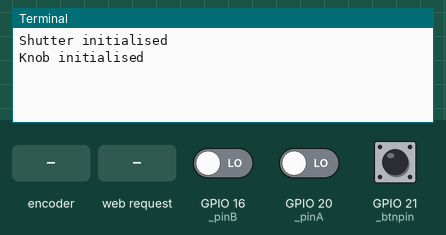
Simulated run of this program. Board: Raspberry Pi (BCM pin numbers). Parts: the last lines printed to the terminal. The test bench sets the inputs (shaded band); at power-on: GPIO 16 (_pinB) LOW, GPIO 20 (_pinA) LOW, GPIO 21 (_btnpin) LOW. The camera gives no picture and a still takes 0.5 s; the clock reads 2024-03-15 10:24:30 at power-on unless the program sets it.

Above: at 1.2 s.
1.3 s: rotary encoder on GPIO 20 (_pinA) / GPIO 16 (_pinB) turned 1 step (first pin leading)
At 2.2 s:
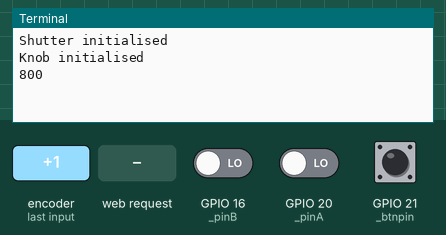
3.0 s: HTTP request for / received
At 4.1 s:
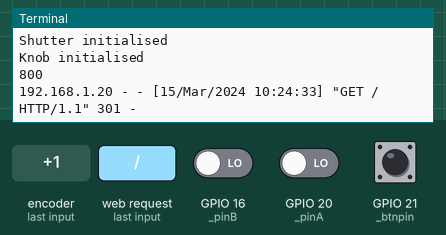
4.5 s: HTTP request for /index.html received
At 5.2 s:
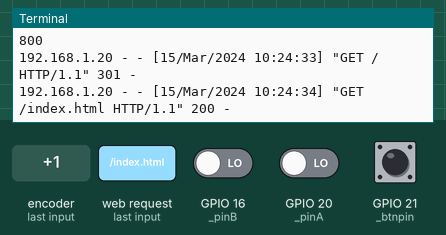
6.0 s: HTTP request for /stream.mjpg received
At 6.3 s:
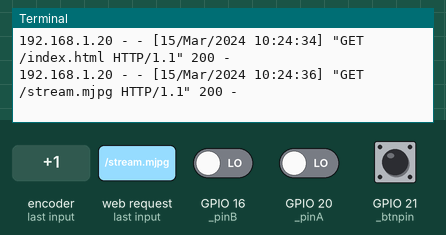
7.5 s: rotary encoder on GPIO 20 (_pinA) / GPIO 16 (_pinB) turned 1 step (first pin leading)
At 8.1 s:
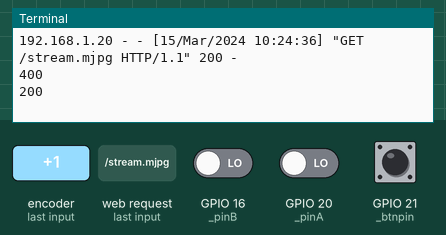

The program:

app.py
```python
import picamera

import globals
import camserver
import hardware_input

globals.init()


hardware_input.init()

globals.camera = picamera.PiCamera(resolution='480x320', framerate=24)

globals.output = camserver.StreamingOutput()

globals.camera.start_recording(globals.output, format='mjpeg')
try:
    server = camserver.StreamingServer(('', 8000), camserver.StreamingHandler)
    server.serve_forever()
finally:
    globals.camera.stop_recording()
```

globals.py
```python
def init():
    global page
    global output
    global camera
```

camserver.py
```python
# Web streaming example
# Source code from the official PiCamera package
# http://picamera.readthedocs.io/en/latest/recipes2.html#web-streaming

import io
import picamera
import logging
import socketserver
from threading import Condition
from http import server

import globals


with open('index.html') as html_file:
    globals.page = html_file.read().replace('\n',' ')


class StreamingOutput(object):
    def __init__(self):
        self.frame = None
        self.buffer = io.BytesIO()
        self.condition = Condition()

    def write(self, buf):
        if buf.startswith(b'\xff\xd8'):
            # New frame, copy the existing buffer's content and notify all
            # clients it's available
            self.buffer.truncate()
            with self.condition:
                self.frame = self.buffer.getvalue()
                self.condition.notify_all()
            self.buffer.seek(0)
        return self.buffer.write(buf)

class StreamingHandler(server.BaseHTTPRequestHandler):
    def do_GET(self):
        if self.path == '/':
            self.send_response(301)
            self.send_header('Location', '/index.html')
            self.end_headers()
        elif self.path == '/index.html':
            content = globals.page.encode('utf-8')
            self.send_response(200)
            self.send_header('Content-Type', 'text/html')
            self.send_header('Content-Length', len(content))
            self.end_headers()
            self.wfile.write(content)
        elif self.path == '/stream.mjpg':
            self.send_response(200)
            self.send_header('Age', 0)
            self.send_header('Cache-Control', 'no-cache, private')
            self.send_header('Pragma', 'no-cache')
            self.send_header('Content-Type', 'multipart/x-mixed-replace; boundary=FRAME')
            self.end_headers()
            try:
                while True:
                    with globals.output.condition:
                        globals.output.condition.wait()
                        frame = globals.output.frame
                    self.wfile.write(b'--FRAME\r\n')
                    self.send_header('Content-Type', 'image/jpeg')
                    self.send_header('Content-Length', len(frame))
                    self.end_headers()
                    self.wfile.write(frame)
                    self.wfile.write(b'\r\n')
            except Exception as e:
                logging.warning(
                    'Removed streaming client %s: %s',
                    self.client_address, str(e))
        else:
            self.send_error(404)
            self.end_headers()

class StreamingServer(socketserver.ThreadingMixIn, server.HTTPServer):
    allow_reuse_address = True
    daemon_threads = True
```

hardware_input.py
```python
import RPi.GPIO as GPIO
import globals
import shutter
import knob

def init():
    GPIO.setmode(GPIO.BCM)

    shutter.init()
    knob.init()
```

shutter.py
```python
import RPi.GPIO as GPIO
import globals
import time

_btnpin = 21

def btn_pressed(pin):
    if(GPIO.input(pin) == False):
        name = ('output/'+str(int(time.time()))+'.jpg')
        globals.camera.stop_recording()
        globals.camera.resolution = (2592, 1944)
        globals.camera.capture(name)
        globals.camera.resolution = (480, 320)
        globals.camera.start_recording(globals.output, format='mjpeg')
        print('captured', name)

def init():
    GPIO.setup(_btnpin, GPIO.IN, pull_up_down=GPIO.PUD_DOWN)
    GPIO.add_event_detect(_btnpin, GPIO.RISING, callback=btn_pressed, bouncetime=30)
    print("Shutter initialised")
```

knob.py
```python
import RPi.GPIO as GPIO
import globals

_pinA = 20
_pinB = 16

counter = 0

valid_isos = [100, 200, 400, 800]

def handle_knob(pin):
    global counter

    _stateA = GPIO.input(_pinA)
    _stateB = GPIO.input(_pinB)

    counter += 1 if _stateA == _stateB else -1

    globals.camera.iso = valid_isos[counter%len(valid_isos)]
    print(globals.camera.iso)


def init():
    GPIO.setup(_pinA, GPIO.IN, pull_up_down=GPIO.PUD_DOWN)
    GPIO.setup(_pinB, GPIO.IN, pull_up_down=GPIO.PUD_DOWN)

    GPIO.add_event_detect(_pinA, GPIO.BOTH, callback=handle_knob, bouncetime=30)
    print("Knob initialised")
```

Measured:
- after the input at 1.3 s, the terminal: prints a new line after 0.05 s (image 1)
- after the input at 3.0 s, the terminal: prints a new line at once (image 2)
- after the input at 4.5 s, the terminal: prints a new line at once (image 3)
- after the input at 6.0 s, the terminal: prints a new line at once (image 4)
- after the input at 7.5 s, the terminal: prints a new line at once (image 5)
